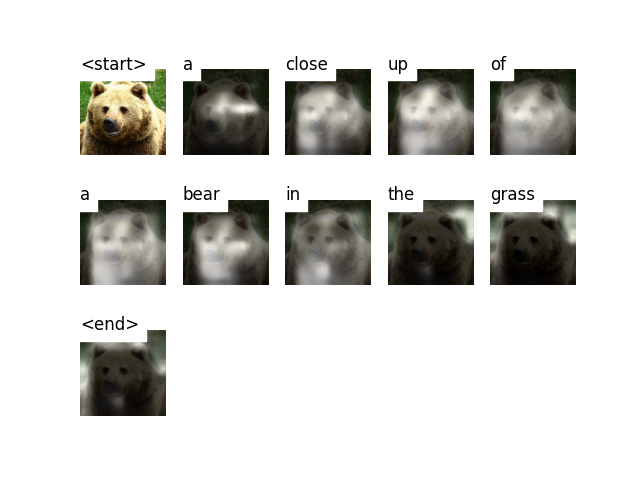

This figure's Python source:
import torch
import torch.nn.functional as F
import numpy as np
import json
import torchvision.transforms as transforms
import matplotlib.pyplot as plt
import matplotlib.cm as cm
import skimage.transform
import argparse
from imageio import imread
from skimage.transform import resize as imresize
from PIL import Image

device = torch.device("cuda" if torch.cuda.is_available() else "cpu")


def caption_image_beam_search(encoder, decoder, image_path, word_map, beam_size=3):
    """
    Reads an image and captions it with beam search.

    :param encoder: encoder model
    :param decoder: decoder model
    :param image_path: path to image
    :param word_map: word map
    :param beam_size: number of sequences to consider at each decode-step
    :return: caption, weights for visualization
    """

    k = beam_size
    vocab_size = len(word_map)

    # Read image and process
    img = imread(image_path)
    if len(img.shape) == 2:
        img = img[:, :, np.newaxis]
        img = np.concatenate([img, img, img], axis=2)
    img = imresize(img, (256, 256))
    img = img.transpose(2, 0, 1)
    # img = img / 255.0
    img = torch.FloatTensor(img).to(device)
    normalize = transforms.Normalize(
        mean=[0.485, 0.456, 0.406], std=[0.229, 0.224, 0.225]
    )
    transform = transforms.Compose([normalize])
    image = transform(img)  # (3, 256, 256)

    # Encode
    image = image.unsqueeze(0)  # (1, 3, 256, 256)
    encoder_out = encoder(image)  # (1, enc_image_size, enc_image_size, encoder_dim)
    enc_image_size = encoder_out.size(1)
    encoder_dim = encoder_out.size(3)

    # Flatten encoding
    encoder_out = encoder_out.view(1, -1, encoder_dim)  # (1, num_pixels, encoder_dim)
    num_pixels = encoder_out.size(1)

    # We'll treat the problem as having a batch size of k
    encoder_out = encoder_out.expand(
        k, num_pixels, encoder_dim
    )  # (k, num_pixels, encoder_dim)

    # Tensor to store top k previous words at each step; now they're just <start>
    k_prev_words = torch.LongTensor([[word_map["<start>"]]] * k).to(device)  # (k, 1)

    # Tensor to store top k sequences; now they're just <start>
    seqs = k_prev_words  # (k, 1)

    # Tensor to store top k sequences' scores; now they're just 0
    top_k_scores = torch.zeros(k, 1).to(device)  # (k, 1)

    # Tensor to store top k sequences' alphas; now they're just 1s
    seqs_alpha = torch.ones(k, 1, enc_image_size, enc_image_size).to(
        device
    )  # (k, 1, enc_image_size, enc_image_size)

    # Lists to store completed sequences, their alphas and scores
    complete_seqs = list()
    complete_seqs_alpha = list()
    complete_seqs_scores = list()

    # Start decoding
    step = 1
    h, c = decoder.init_hidden_state(encoder_out)

    # s is a number less than or equal to k, because sequences are removed from this process once they hit <end>
    while True:

        embeddings = decoder.embedding(k_prev_words).squeeze(1)  # (s, embed_dim)

        awe, alpha = decoder.attention(
            encoder_out, h
        )  # (s, encoder_dim), (s, num_pixels)

        alpha = alpha.view(
            -1, enc_image_size, enc_image_size
        )  # (s, enc_image_size, enc_image_size)

        gate = decoder.sigmoid(decoder.f_beta(h))  # gating scalar, (s, encoder_dim)
        awe = gate * awe

        h, c = decoder.decode_step(
            torch.cat([embeddings, awe], dim=1), (h, c)
        )  # (s, decoder_dim)

        scores = decoder.fc(h)  # (s, vocab_size)
        scores = F.log_softmax(scores, dim=1)

        # Add
        scores = top_k_scores.expand_as(scores) + scores  # (s, vocab_size)

        # For the first step, all k points will have the same scores (since same k previous words, h, c)
        if step == 1:
            top_k_scores, top_k_words = scores[0].topk(k, 0, True, True)  # (s)
        else:
            # Unroll and find top scores, and their unrolled indices
            top_k_scores, top_k_words = scores.view(-1).topk(k, 0, True, True)  # (s)

        # Convert unrolled indices to actual indices of scores
        prev_word_inds = (top_k_words / vocab_size).long()  # (s)
        next_word_inds = top_k_words % vocab_size  # (s)

        # Add new words to sequences, alphas
        seqs = torch.cat(
            [seqs[prev_word_inds], next_word_inds.unsqueeze(1)], dim=1
        )  # (s, step+1)
        seqs_alpha = torch.cat(
            [seqs_alpha[prev_word_inds], alpha[prev_word_inds].unsqueeze(1)], dim=1
        )  # (s, step+1, enc_image_size, enc_image_size)

        # Which sequences are incomplete (didn't reach <end>)?
        incomplete_inds = [
            ind
            for ind, next_word in enumerate(next_word_inds)
            if next_word != word_map["<end>"]
        ]
        complete_inds = list(set(range(len(next_word_inds))) - set(incomplete_inds))

        # Set aside complete sequences
        if len(complete_inds) > 0:
            complete_seqs.extend(seqs[complete_inds].tolist())
            complete_seqs_alpha.extend(seqs_alpha[complete_inds].tolist())
            complete_seqs_scores.extend(top_k_scores[complete_inds])
        k -= len(complete_inds)  # reduce beam length accordingly

        # Proceed with incomplete sequences
        if k == 0:
            break
        seqs = seqs[incomplete_inds]
        seqs_alpha = seqs_alpha[incomplete_inds]
        h = h[prev_word_inds[incomplete_inds]]
        c = c[prev_word_inds[incomplete_inds]]
        encoder_out = encoder_out[prev_word_inds[incomplete_inds]]
        top_k_scores = top_k_scores[incomplete_inds].unsqueeze(1)
        k_prev_words = next_word_inds[incomplete_inds].unsqueeze(1)

        # Break if things have been going on too long
        if step > 50:
            break
        step += 1

    i = complete_seqs_scores.index(max(complete_seqs_scores))
    seq = complete_seqs[i]
    alphas = complete_seqs_alpha[i]

    return seq, alphas


def visualize_att(image_path, seq, alphas, rev_word_map, smooth=True):
    """
    Visualizes caption with weights at every word.

    Adapted from paper authors' repo: https://github.com/kelvinxu/arctic-captions/blob/master/alpha_visualization.ipynb

    :param image_path: path to image that has been captioned
    :param seq: caption
    :param alphas: weights
    :param rev_word_map: reverse word mapping, i.e. ix2word
    :param smooth: smooth weights?
    """
    image = Image.open(image_path)
    image = image.resize([14 * 24, 14 * 24], Image.LANCZOS)

    words = [rev_word_map[ind] for ind in seq]

    for t in range(len(words)):
        if t > 50:
            break
        plt.subplot(int(np.ceil(len(words) / 5.0)), 5, t + 1)

        plt.text(
            0, 1, "%s" % (words[t]), color="black", backgroundcolor="white", fontsize=12
        )
        plt.imshow(image)
        current_alpha = alphas[t, :]
        if smooth:
            alpha = skimage.transform.pyramid_expand(
                current_alpha.numpy(), upscale=24, sigma=8
            )
        else:
            alpha = skimage.transform.resize(current_alpha.numpy(), [14 * 24, 14 * 24])
        if t == 0:
            plt.imshow(alpha, alpha=0)
        else:
            plt.imshow(alpha, alpha=0.8)
        plt.set_cmap(cm.Greys_r)
        plt.axis("off")
    plt.show()
    plt.savefig("caption.png")


if __name__ == "__main__":
    parser = argparse.ArgumentParser(
        description="Show, Attend, and Tell - Tutorial - Generate Caption"
    )

    parser.add_argument("--img", "-i", help="path to image")
    parser.add_argument("--model", "-m", help="path to model")
    parser.add_argument("--word_map", "-wm", help="path to word map JSON")
    parser.add_argument(
        "--beam_size", "-b", default=5, type=int, help="beam size for beam search"
    )
    parser.add_argument(
        "--dont_smooth",
        dest="smooth",
        action="store_false",
        help="do not smooth alpha overlay",
    )

    args = parser.parse_args()

    # Load model
    checkpoint = torch.load(args.model, map_location=str(device))
    decoder = checkpoint["decoder"]
    decoder = decoder.to(device)
    decoder.eval()
    encoder = checkpoint["encoder"]
    encoder = encoder.to(device)
    encoder.eval()

    # Load word map (word2ix)
    with open(args.word_map, "r") as j:
        word_map = json.load(j)
    rev_word_map = {v: k for k, v in word_map.items()}  # ix2word

    # Encode, decode with attention and beam search
    seq, alphas = caption_image_beam_search(
        encoder, decoder, args.img, word_map, args.beam_size
    )
    alphas = torch.FloatTensor(alphas)

    # Visualize caption and attention of best sequence
    visualize_att(args.img, seq, alphas, rev_word_map, args.smooth)
